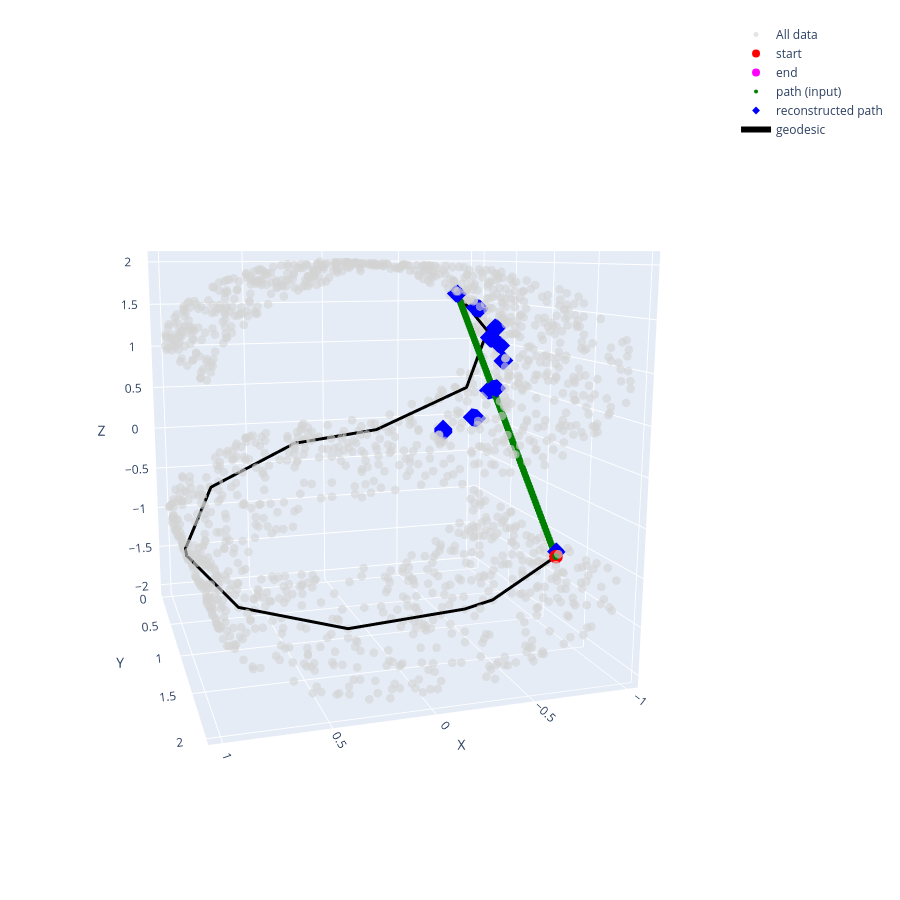

Write notebook code for a chart like this one.
### Code cell
# Taking the glvm transformation of the path and then reconstructing it

my_path = np.column_stack([my_path_1, my_path_2, my_path_3])  # shape (100, 3)

X_latents_direct_path = gplvm.infer_newX(my_path, optimize=True)


Y_reconstructed_mypath, Y_reconstructed_var = gplvm.predict(X_latents_direct_path[0])

mse = mean_squared_error(my_path, Y_reconstructed_mypath)
print(f"Mean Squared Error between original and reconstructed: {mse:.4f}")


fig = go.Figure()

# All data points in light gray
fig.add_trace(go.Scatter3d(
    x=Y[:, 0], y=Y[:, 1], z=Y[:, 2],
    mode='markers',
    marker=dict(color='lightgray', opacity=0.6, size=5),
    name='All data'
))

# Start point
fig.add_trace(go.Scatter3d(
    x=[Y[i, 0]], y=[Y[i, 1]], z=[Y[i, 2]],
    mode='markers',
    marker=dict(color='red', size=8),
    name='start'
))

# End point
fig.add_trace(go.Scatter3d(
    x=[Y[j, 0]], y=[Y[j, 1]], z=[Y[j, 2]],
    mode='markers',
    marker=dict(color='magenta', size=8),
    name='end'
))

# Path points in green (original path, as points)
fig.add_trace(go.Scatter3d(
    x=my_path_1.flatten(), y=my_path_2.flatten(), z=my_path_3.flatten(),
    mode='markers',
    marker=dict(color='green', size=4, symbol='circle'),
    name='path (input)'
))

# Reconstructed path in green (as points)
fig.add_trace(go.Scatter3d(
    x=Y_reconstructed_mypath[:, 0], y=Y_reconstructed_mypath[:, 1], z=Y_reconstructed_mypath[:, 2],
    mode='markers',
    marker=dict(color='blue', size=6, symbol='diamond'),
    name='reconstructed path'
))

# Geodesic path (if available)
if path_indices is not None:
    path_pts = Y[path_indices]
    fig.add_trace(go.Scatter3d(
        x=path_pts[:, 0], y=path_pts[:, 1], z=path_pts[:, 2],
        mode='lines',
        line=dict(color='black', width=6),
        name='geodesic'
    ))

fig.update_layout(
    scene=dict(aspectmode='cube', xaxis_title='X', yaxis_title='Y', zaxis_title='Z',camera=dict(eye=dict(x=0.75, y=2.5, z=0.5)) ),
    width=900, height=900, margin=dict(r=30, b=20, l=20, t=20) )


fig.show()
